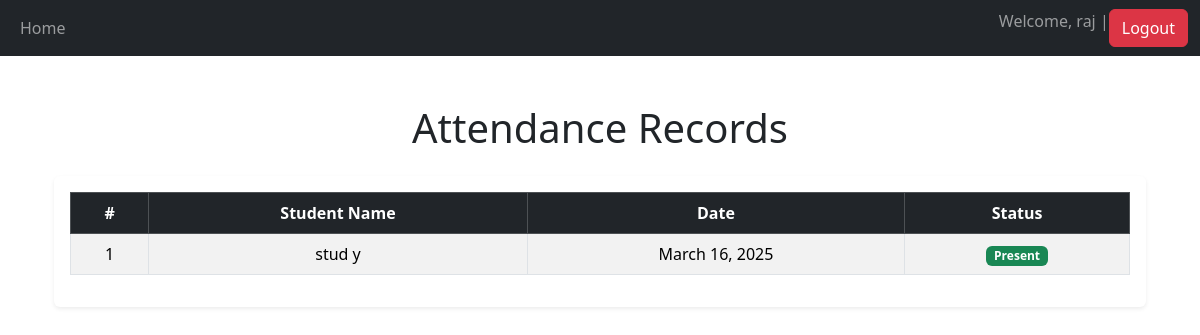
Page /attendance (signed in) on the earlier database version.
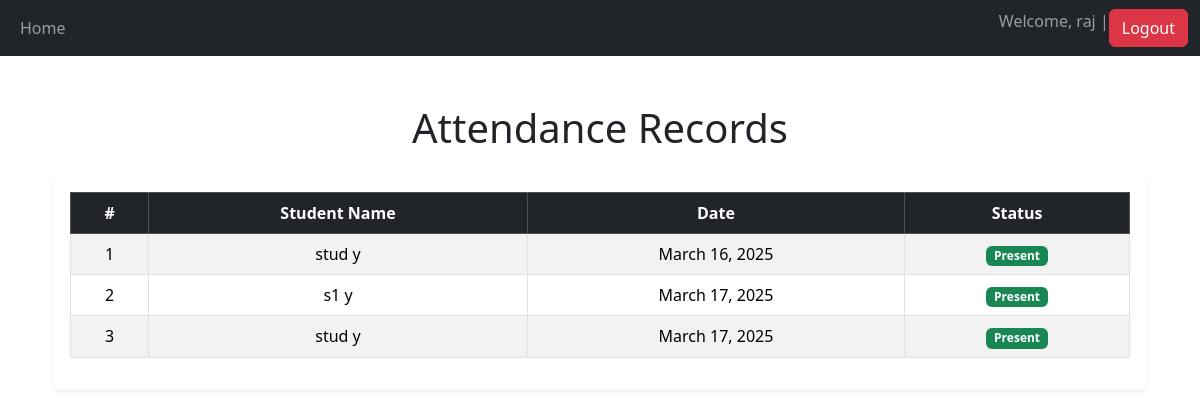
Same page on the later database version.
### main/models.py (models this page shows, shortened)
class Attendance(models.Model):
    student = models.ForeignKey(Student, on_delete=models.CASCADE)  # Links to Student model
    date = models.DateField()
    status = models.BooleanField()
    class Meta:
        unique_together = ('student', 'date')  # Prevent duplicate attendance for the same student and date

class Student(models.Model):
    user = models.OneToOneField(User, on_delete=models.CASCADE, null=True, blank=True)  # Links to User model
    roll_no = models.CharField(max_length=20)
    department = models.CharField(max_length=100)
    year = models.CharField(max_length=20)

### main/views.py (the view)
# urls.py: path('attendance', views.view_attendance, name='view_attendance'),
@login_required(login_url='/login')
def view_attendance(request):
    if request.user.groups.filter(name='Students').exists():
        attendances = Attendance.objects.filter(student=request.user.student)
    else:
        attendances = Attendance.objects.all()
    return render(request, 'main/view_attendance.html', {'attendances': attendances})

### main/templates/main/view_attendance.html
{% extends 'base.html' %}
{% block content %}
<div class="container mt-5">
    <h1 class="mb-4 text-center">Attendance Records</h1>
    <div class="table-responsive shadow-sm p-3 mb-5 bg-white rounded">
        <table class="table table-hover table-striped table-bordered align-middle">
            <thead class="table-dark text-center">
                <tr>
                    <th scope="col">#</th>
                    <th scope="col">Student Name</th>
                    <th scope="col">Date</th>
                    <th scope="col">Status</th>
                </tr>
            </thead>
            <tbody>
                {% if attendances %}
                    {% for attendance in attendances %}
                    <tr class="text-center">
                        <td>{{ forloop.counter }}</td>
                        <td>{{ attendance.student.user.first_name }} {{ attendance.student.user.last_name }}</td>
                        <td>{{ attendance.date }}</td>
                        <td>
                            {% if attendance.status %}
                                <span class="badge bg-success">Present</span>
                            {% else %}
                                <span class="badge bg-danger">Absent</span>
                            {% endif %}
                        </td>
                    </tr>
                    {% endfor %}
                {% else %}
                    <tr>
                        <td colspan="4" class="text-center text-muted">No attendance records available.</td>
                    </tr>
                {% endif %}
            </tbody>
        </table>
    </div>
</div>
{% endblock %}

### main/templates/base.html (shortened to what this page needs)
{% load django_bootstrap5 %}
{% load static %}
<!DOCTYPE html>
<html lang="en">
<head>
   {% bootstrap_css %}
</head>
<body>
   <nav class="navbar navbar-expand-lg navbar-dark bg-dark mb-4">
      <div class="container-fluid">
         <div>
            <ul class="navbar-nav">
               <li class="nav-item">
                  <a href="/home" class="nav-link">Home</a>
               </li>
            </ul>
         </div>
         <div>
            <ul class="navbar-nav">
               {% if user.is_authenticated %}
               <li class="nav-item">
                  <span class="navbar-text">
                     Welcome, {{ user.username }} |
                  </span>
               </li>
               <li class="nav-item">
                  <form action="{% url 'logout' %}" method="post">
                     <button type="submit" class="btn btn-danger">Logout</button>
                  </form>
               </li>
               {% else %}
               <li class="nav-item">
                  <a href="{% url 'login' %}" class="btn btn-success">Login</a>
               </li>
               {% endif %}
            </ul>
         </div>
      </div>
   </nav>
   <div class="container">
      {% block content %}
      {% endblock %}
   </div>
</body>
</html>

Differences in the rows shown:
added Attendance: student.user.first_name "s1", student.user.last_name "y", date "March 17, 2025", status "Present"
added Attendance: student.user.first_name "stud", student.user.last_name "y", date "March 17, 2025", status "Present"
